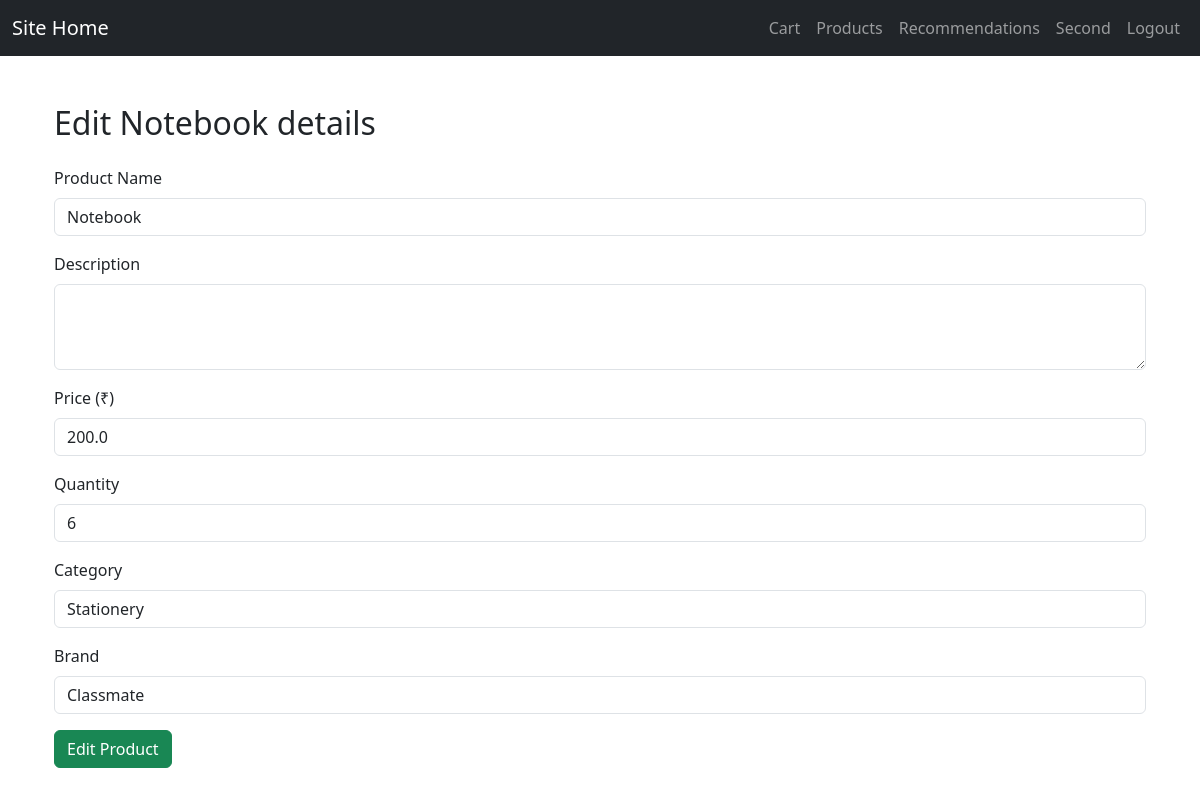
The page /admin/product/edit/2 (signed in) on the database its author committed.
### app/models/product.py (models this page shows, shortened)
class Product(db.Model):
    id = db.Column(db.Integer, primary_key=True)
    name = db.Column(db.String(200), nullable=False)
    description = db.Column(db.String(500))
    price = db.Column(db.Float, nullable=False)
    category = db.Column(db.String(100))
    brand = db.Column(db.String(100))
    quantity=db.Column(db.Integer)
    date_added = db.Column(db.DateTime, default=datetime.utcnow)

### app/routes/admin_routes.py (the view)
@admin_bp.route('/admin/product/edit/<int:id>',methods=['POST','GET'])
@login_required
def edit_products(id):
    if request.method=='POST':
        product = Product.query.get_or_404(id)
        product.name = request.form['name']
        product.description = request.form['description']
        product.price = request.form['price']
        product.category = request.form['category']
        product.brand = request.form['brand']
        product.quantity=request.form['quantity']
        message="Product edited successfully"
        db.session.commit()
        return render_template('/admin/admin_products.html',message=message)
    else:
        product=Product.query.filter_by(id=id).first()
        return render_template('/admin/admin_products_edit.html',product=product)

### app/routes/admin_routes.py (called while the page is built)
@login_manager.user_loader
def load_user(user_id):
    return User.query.get(int(user_id))

### app/templates/admin/admin_products_edit.html (shortened to what this page needs)
{% extends "base.html" %}
{% block navbar %}
    <li class="nav-item"><a class="nav-link" href="/logout">Logout</a></li>
{% endblock navbar %}
{% block content %}
<div class="container mt-5">
  <h2>Edit {{product.name}} details</h2>
  <form method="POST" action="/admin/product/edit/{{product.id}}" enctype="multipart/form-data" class="mt-4">
    <div class="mb-3">
      <label for="name" class="form-label">Product Name</label>
      <input type="text" class="form-control" value="{{product.name}}" id="name" name="name" required>
    </div>
    <div class="mb-3">
      <label for="description" class="form-label">Description</label>
      <textarea class="form-control" id="description" name="description" rows="3" required></textarea>
    </div>
    <div class="mb-3">
      <label for="price" class="form-label">Price (₹)</label>
      <input type="number" value="{{product.price}}" step="0.01" class="form-control" id="price" name="price" required>
    </div>
    <div class="mb-3">
      <label for="quantity" class="form-label">Quantity</label>
      <input type="number" value="{{product.quantity}}" class="form-control" id="quantity" name="quantity" required>
    </div>
    <div class="mb-3">
      <label for="category" class="form-label">Category</label>
      <input type="text" value="{{product.category}}" class="form-control" id="category" name="category" required>
    </div>
    <div class="mb-3">
      <label for="brand" class="form-label">Brand</label>
      <input type="text" value="{{product.brand}}" class="form-control" id="brand" name="brand" required>
    </div>
    <button type="submit" class="btn btn-success">Edit Product</button>
  </form>
</div>
{% endblock %}

### rows shown on the page
Product: name "Notebook", price "200.0", quantity "6", category "Stationery", brand "Classmate"
